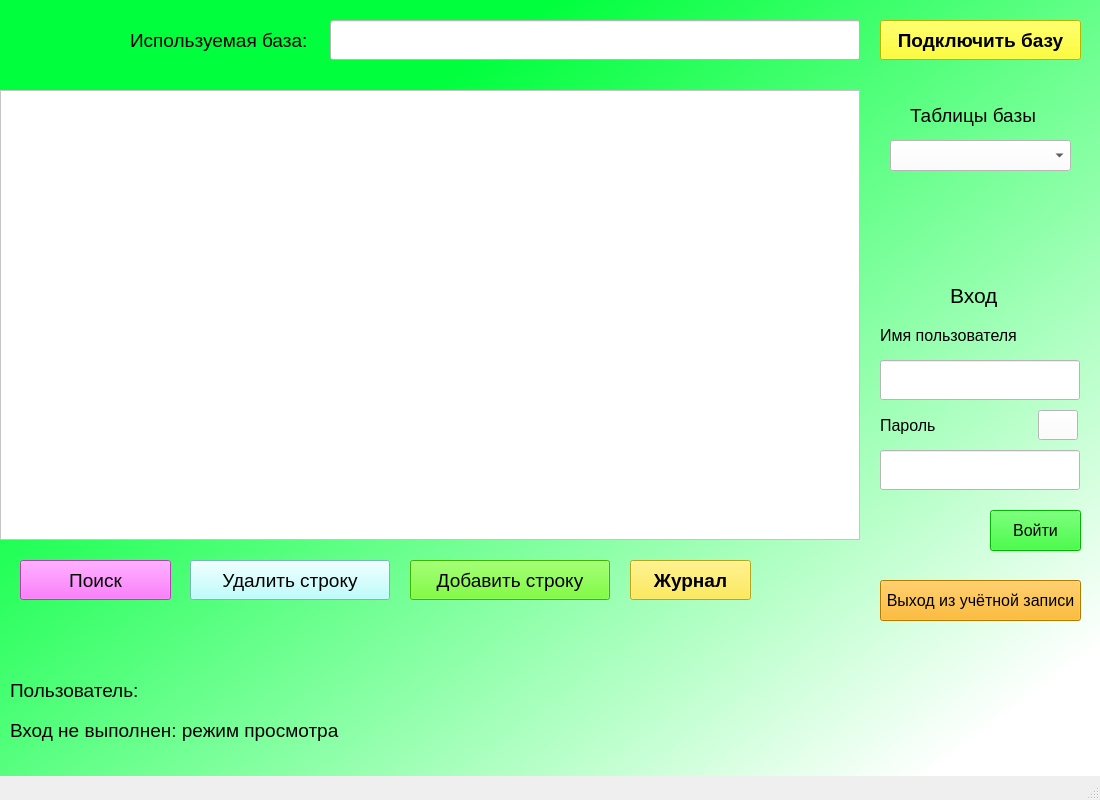
<?xml version="1.0" encoding="UTF-8"?>
<ui version="4.0">
 <class>MainWindow</class>
 <widget class="QMainWindow" name="MainWindow">
  <property name="enabled">
   <bool>true</bool>
  </property>
  <property name="geometry">
   <rect>
    <x>0</x>
    <y>0</y>
    <width>1100</width>
    <height>800</height>
   </rect>
  </property>
  <property name="minimumSize">
   <size>
    <width>1100</width>
    <height>800</height>
   </size>
  </property>
  <property name="maximumSize">
   <size>
    <width>1100</width>
    <height>800</height>
   </size>
  </property>
  <property name="font">
   <font>
    <pointsize>12</pointsize>
    <weight>50</weight>
    <bold>false</bold>
   </font>
  </property>
  <property name="cursor">
   <cursorShape>ArrowCursor</cursorShape>
  </property>
  <property name="windowTitle">
   <string>Drawing storage</string>
  </property>
  <property name="windowIcon">
   <iconset>
    <normaloff>virtualbox.png</normaloff>virtualbox.png</iconset>
  </property>
  <widget class="QWidget" name="centralwidget">
   <property name="styleSheet">
    <string notr="true">background-color: qlineargradient(spread:pad, x1:0.062, y1:0.074, x2:1, y2:0.955, stop:0.207469 rgba(0, 255, 61, 255), stop:0.93361 rgba(255, 255, 255, 255));</string>
   </property>
   <widget class="QTableWidget" name="Main_Table">
    <property name="enabled">
     <bool>true</bool>
    </property>
    <property name="geometry">
     <rect>
      <x>0</x>
      <y>90</y>
      <width>860</width>
      <height>450</height>
     </rect>
    </property>
    <property name="styleSheet">
     <string notr="true">background-color: rgb(255, 255, 255);
font: 75 14pt &quot;MS Shell Dlg 2&quot;;</string>
    </property>
   </widget>
   <widget class="QLineEdit" name="line_base_name">
    <property name="geometry">
     <rect>
      <x>330</x>
      <y>20</y>
      <width>530</width>
      <height>40</height>
     </rect>
    </property>
    <property name="styleSheet">
     <string notr="true">background-color: rgb(255, 255, 255);</string>
    </property>
   </widget>
   <widget class="QPushButton" name="connect_base_button">
    <property name="geometry">
     <rect>
      <x>880</x>
      <y>20</y>
      <width>201</width>
      <height>40</height>
     </rect>
    </property>
    <property name="font">
     <font>
      <pointsize>14</pointsize>
      <weight>75</weight>
      <bold>true</bold>
     </font>
    </property>
    <property name="styleSheet">
     <string notr="true">background-color: rgb(255, 255, 0);</string>
    </property>
    <property name="text">
     <string>Подключить базу</string>
    </property>
   </widget>
   <widget class="QLabel" name="label">
    <property name="geometry">
     <rect>
      <x>130</x>
      <y>20</y>
      <width>181</width>
      <height>41</height>
     </rect>
    </property>
    <property name="font">
     <font>
      <pointsize>14</pointsize>
     </font>
    </property>
    <property name="styleSheet">
     <string notr="true">background-color: rgba(0,0,0,0);</string>
    </property>
    <property name="text">
     <string>Используемая база:</string>
    </property>
   </widget>
   <widget class="QComboBox" name="table_list">
    <property name="geometry">
     <rect>
      <x>890</x>
      <y>140</y>
      <width>181</width>
      <height>31</height>
     </rect>
    </property>
    <property name="styleSheet">
     <string notr="true">background-color: rgb(255, 255, 255);</string>
    </property>
   </widget>
   <widget class="QLabel" name="label_2">
    <property name="geometry">
     <rect>
      <x>910</x>
      <y>100</y>
      <width>131</width>
      <height>31</height>
     </rect>
    </property>
    <property name="font">
     <font>
      <pointsize>14</pointsize>
     </font>
    </property>
    <property name="styleSheet">
     <string notr="true">background-color: rgba(0,0,0,0);</string>
    </property>
    <property name="text">
     <string>Таблицы базы</string>
    </property>
   </widget>
   <widget class="QLabel" name="change_signal_label">
    <property name="geometry">
     <rect>
      <x>10</x>
      <y>710</y>
      <width>461</width>
      <height>41</height>
     </rect>
    </property>
    <property name="font">
     <font>
      <pointsize>14</pointsize>
     </font>
    </property>
    <property name="styleSheet">
     <string notr="true">background-color: rgba(0,0,0,0);</string>
    </property>
    <property name="text">
     <string>Вход не выполнен: режим просмотра</string>
    </property>
   </widget>
   <widget class="QPushButton" name="delete_button">
    <property name="geometry">
     <rect>
      <x>190</x>
      <y>560</y>
      <width>200</width>
      <height>40</height>
     </rect>
    </property>
    <property name="font">
     <font>
      <family>MS Shell Dlg 2</family>
      <pointsize>14</pointsize>
      <weight>9</weight>
      <italic>false</italic>
      <bold>false</bold>
     </font>
    </property>
    <property name="styleSheet">
     <string notr="true">background-color: rgb(255, 85, 0);
background-color: rgb(170, 255, 255);
font: 75 14pt &quot;MS Shell Dlg 2&quot;;</string>
    </property>
    <property name="text">
     <string>Удалить строку</string>
    </property>
    <property name="icon">
     <iconset>
      <normaloff>delete.png</normaloff>delete.png</iconset>
    </property>
    <property name="iconSize">
     <size>
      <width>32</width>
      <height>32</height>
     </size>
    </property>
   </widget>
   <widget class="QPushButton" name="append_button">
    <property name="geometry">
     <rect>
      <x>410</x>
      <y>560</y>
      <width>200</width>
      <height>40</height>
     </rect>
    </property>
    <property name="font">
     <font>
      <family>MS Shell Dlg 2</family>
      <pointsize>14</pointsize>
      <weight>9</weight>
      <italic>false</italic>
      <bold>false</bold>
     </font>
    </property>
    <property name="styleSheet">
     <string notr="true">background-color: rgb(85, 255, 0);
font: 75 14pt &quot;MS Shell Dlg 2&quot;;</string>
    </property>
    <property name="text">
     <string>Добавить строку</string>
    </property>
    <property name="icon">
     <iconset>
      <normaloff>update.png</normaloff>update.png</iconset>
    </property>
    <property name="iconSize">
     <size>
      <width>32</width>
      <height>32</height>
     </size>
    </property>
   </widget>
   <widget class="QPushButton" name="search_button">
    <property name="geometry">
     <rect>
      <x>20</x>
      <y>560</y>
      <width>151</width>
      <height>40</height>
     </rect>
    </property>
    <property name="font">
     <font>
      <family>MS Shell Dlg 2</family>
      <pointsize>14</pointsize>
      <weight>9</weight>
      <italic>false</italic>
      <bold>false</bold>
     </font>
    </property>
    <property name="layoutDirection">
     <enum>Qt::LeftToRight</enum>
    </property>
    <property name="autoFillBackground">
     <bool>false</bool>
    </property>
    <property name="styleSheet">
     <string notr="true">background-color: rgb(255, 85, 255);
font: 75 14pt &quot;MS Shell Dlg 2&quot;;</string>
    </property>
    <property name="text">
     <string>Поиск</string>
    </property>
    <property name="icon">
     <iconset>
      <normaloff>search.png</normaloff>search.png</iconset>
    </property>
    <property name="iconSize">
     <size>
      <width>32</width>
      <height>32</height>
     </size>
    </property>
    <property name="checkable">
     <bool>false</bool>
    </property>
   </widget>
   <widget class="QLineEdit" name="username_lineEdit">
    <property name="geometry">
     <rect>
      <x>880</x>
      <y>360</y>
      <width>200</width>
      <height>40</height>
     </rect>
    </property>
    <property name="styleSheet">
     <string notr="true">background-color: rgb(255, 255, 255);
font: 14pt &quot;MS Shell Dlg 2&quot;;</string>
    </property>
   </widget>
   <widget class="QLineEdit" name="password_lineEdit">
    <property name="geometry">
     <rect>
      <x>880</x>
      <y>450</y>
      <width>200</width>
      <height>40</height>
     </rect>
    </property>
    <property name="styleSheet">
     <string notr="true">background-color: rgb(255, 255, 255);
font: 14pt &quot;MS Shell Dlg 2&quot;;</string>
    </property>
    <property name="inputMask">
     <string/>
    </property>
    <property name="text">
     <string notr="true"/>
    </property>
    <property name="frame">
     <bool>true</bool>
    </property>
   </widget>
   <widget class="QLabel" name="username_label">
    <property name="geometry">
     <rect>
      <x>880</x>
      <y>320</y>
      <width>141</width>
      <height>31</height>
     </rect>
    </property>
    <property name="styleSheet">
     <string notr="true">font: 12pt &quot;MS Shell Dlg 2&quot;;
background-color: rgba(0, 0, 0,0);</string>
    </property>
    <property name="text">
     <string>Имя пользователя</string>
    </property>
   </widget>
   <widget class="QLabel" name="password_label">
    <property name="geometry">
     <rect>
      <x>880</x>
      <y>410</y>
      <width>61</width>
      <height>31</height>
     </rect>
    </property>
    <property name="styleSheet">
     <string notr="true">font: 12pt &quot;MS Shell Dlg 2&quot;;
background-color: rgba(0, 0, 0,0);</string>
    </property>
    <property name="text">
     <string>Пароль</string>
    </property>
   </widget>
   <widget class="QLabel" name="enter_label">
    <property name="geometry">
     <rect>
      <x>950</x>
      <y>280</y>
      <width>51</width>
      <height>30</height>
     </rect>
    </property>
    <property name="font">
     <font>
      <family>MS Shell Dlg 2</family>
      <pointsize>16</pointsize>
      <weight>9</weight>
      <italic>false</italic>
      <bold>false</bold>
     </font>
    </property>
    <property name="styleSheet">
     <string notr="true">font: 12pt &quot;MS Shell Dlg 2&quot;;
font: 75 16pt &quot;MS Shell Dlg 2&quot;;
background-color: rgba(0, 0, 0,0);</string>
    </property>
    <property name="text">
     <string>Вход</string>
    </property>
   </widget>
   <widget class="QPushButton" name="input_button">
    <property name="geometry">
     <rect>
      <x>990</x>
      <y>510</y>
      <width>91</width>
      <height>41</height>
     </rect>
    </property>
    <property name="styleSheet">
     <string notr="true">background-color: rgb(255, 255, 255);
background-color: rgb(0, 255, 0);
border-color: rgb(0, 85, 255);
font: 75 14pt &quot;MS Shell Dlg 2&quot;;</string>
    </property>
    <property name="text">
     <string>Войти</string>
    </property>
   </widget>
   <widget class="QPushButton" name="show_password_button">
    <property name="geometry">
     <rect>
      <x>1038</x>
      <y>410</y>
      <width>40</width>
      <height>30</height>
     </rect>
    </property>
    <property name="styleSheet">
     <string notr="true">font: 12pt &quot;MS Shell Dlg 2&quot;;
background-color: rgb(255, 255, 255);</string>
    </property>
    <property name="text">
     <string/>
    </property>
    <property name="icon">
     <iconset>
      <normaloff>show_password.png</normaloff>show_password.png</iconset>
    </property>
    <property name="iconSize">
     <size>
      <width>32</width>
      <height>32</height>
     </size>
    </property>
   </widget>
   <widget class="QPushButton" name="exit_account_button">
    <property name="geometry">
     <rect>
      <x>880</x>
      <y>580</y>
      <width>201</width>
      <height>41</height>
     </rect>
    </property>
    <property name="styleSheet">
     <string notr="true">border-color: rgb(0, 85, 255);
font: 12pt &quot;MS Shell Dlg 2&quot;;
background-color: rgb(255, 170, 0);
font: 75 12pt &quot;MS Shell Dlg 2&quot;;</string>
    </property>
    <property name="text">
     <string>Выход из учётной записи</string>
    </property>
   </widget>
   <widget class="QLabel" name="change_signal_label_2">
    <property name="geometry">
     <rect>
      <x>10</x>
      <y>670</y>
      <width>391</width>
      <height>41</height>
     </rect>
    </property>
    <property name="font">
     <font>
      <pointsize>14</pointsize>
     </font>
    </property>
    <property name="styleSheet">
     <string notr="true">background-color: rgba(0,0,0,0);</string>
    </property>
    <property name="text">
     <string>Пользователь:</string>
    </property>
   </widget>
   <widget class="QPushButton" name="show_log_button">
    <property name="geometry">
     <rect>
      <x>630</x>
      <y>560</y>
      <width>121</width>
      <height>40</height>
     </rect>
    </property>
    <property name="font">
     <font>
      <pointsize>14</pointsize>
      <weight>75</weight>
      <bold>true</bold>
     </font>
    </property>
    <property name="styleSheet">
     <string notr="true">background-color: rgb(0, 170, 255);
background-color: rgb(255, 231, 42);</string>
    </property>
    <property name="text">
     <string>Журнал</string>
    </property>
   </widget>
  </widget>
  <widget class="QMenuBar" name="menubar">
   <property name="geometry">
    <rect>
     <x>0</x>
     <y>0</y>
     <width>1100</width>
     <height>21</height>
    </rect>
   </property>
  </widget>
  <widget class="QStatusBar" name="statusbar"/>
 </widget>
 <resources/>
 <connections/>
</ui>
